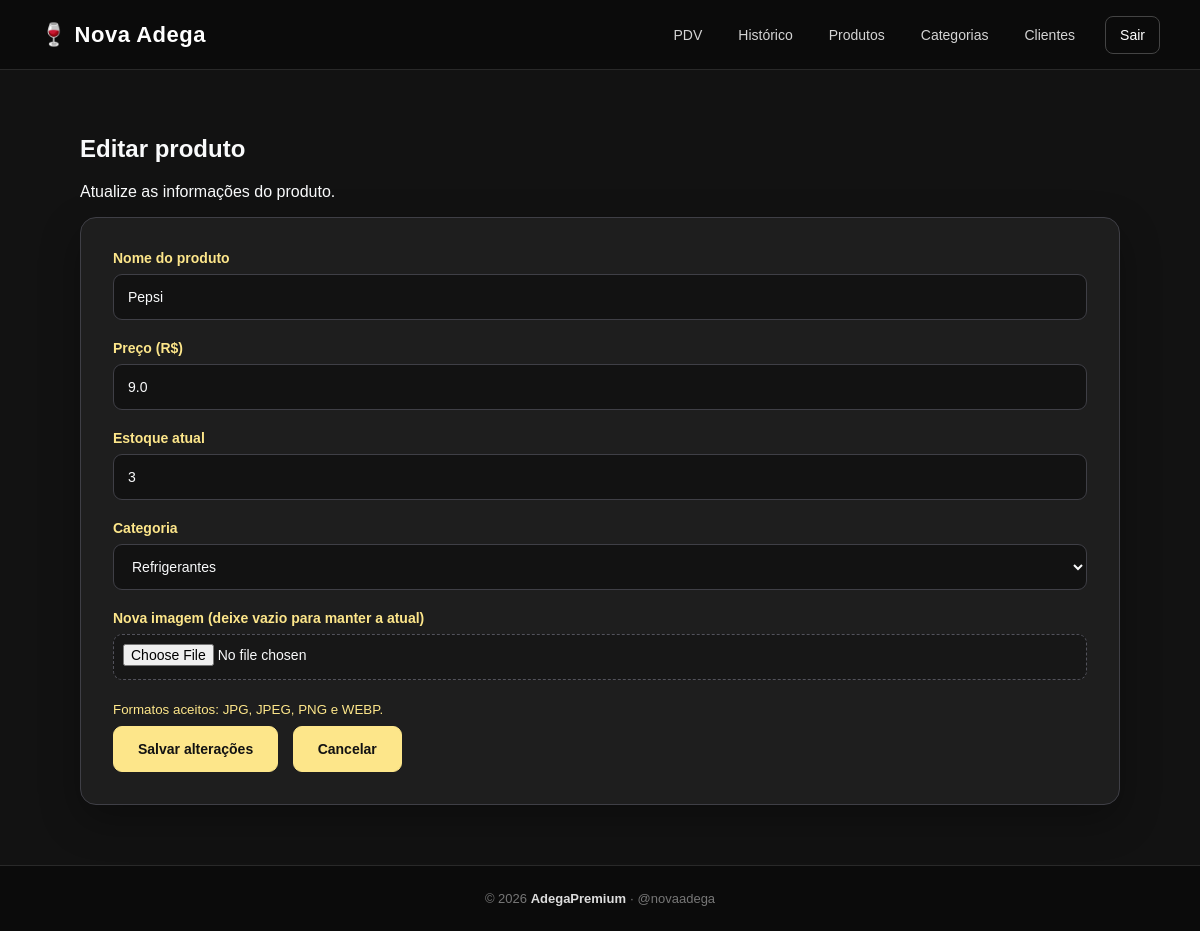
The page /produtos/9/editar (signed in) on the database as committed earlier.
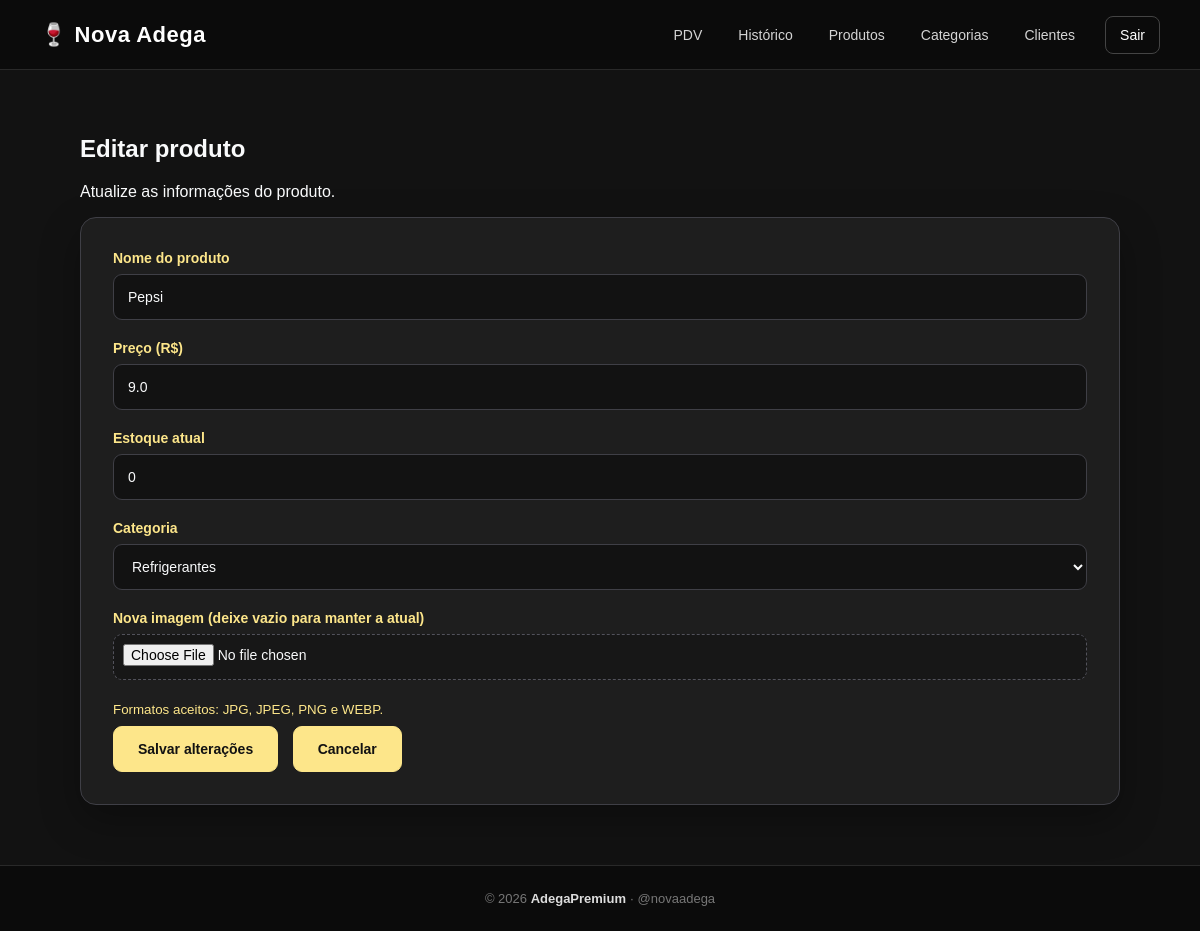
The same page on the database as committed later.
### app/models/produto.py (models this page shows, shortened)
class Produto(Base):
    __tablename__ = "produtos"
    id = Column(Integer, primary_key=True, autoincrement=True, index=True)
    nome = Column(String(150), nullable=False, index=True)
    preco = Column(Float, nullable=False, default=0.0)
    estoque_atual = Column(Integer, nullable=False, default=0)
    ativo = Column(Boolean, default=True)
    imagem_path = Column(String(255), nullable=True)
    categoria_id = Column(Integer, ForeignKey("categorias.id", ondelete="SET NULL"), nullable=True )
    categoria = relationship("Categoria", back_populates="produtos")

### app/controllers/produto_controller.py (the view)
@router.get("/{produto_id}/editar")
def form_editar_produto(
    produto_id: int,
    request: Request,
    db: Session = Depends(get_db),
    admin = Depends(get_admin)
):
    editando   = db.query(Produto).filter(Produto.id == produto_id).first()
    categorias = db.query(Categoria).filter(Categoria.ativo == True).all()
    if not editando:
        return RedirectResponse(url="/produtos", status_code=302)
    return templates.TemplateResponse(
        request,
        "produtos/form.html",
        {
            "request":    request,
            "usuario":    admin,
            "editando":   editando,
            "categorias": categorias
        }
    )

### app/templates/produtos/form.html (shortened to what the changed rows need)
{% extends "base.html" %}
{% block styles %}
<link rel="stylesheet" href="/static/CSS/novo-produto.css">
{% endblock %}
{% block content %}
<main class="container">
    <section class="form-produto">
        <div class="form-titulo">
            <h1>
                {{
                    "Editar produto"
                    if editando
                    else "Novo produto"
                }}
            </h1>
        </div>
        <form
            action="{{
                '/produtos/' + editando.id|string + '/editar'
                if editando
                else '/produtos/novo'
            }}"
            method="post"
            enctype="multipart/form-data"
            class="produto-form"
        >
            <div class="form-grupo">
                <label for="nome">
                    Nome do produto
                </label>
                <input
                    type="text"
                    id="nome"
                    name="nome"
                    value="{{ editando.nome if editando else (valores.nome if valores else '') }}"
                    placeholder="Digite o nome do produto"
                    required
                >
            </div>
            <div class="form-linha">
                <div class="form-grupo">
                    <label for="preco">
                        Preço (R$)
                    </label>
                    <input
                        type="number"
                        id="preco"
                        name="preco"
                        step="0.01"
                        min="0"
                        value="{{ editando.preco if editando else (valores.preco if valores else '0.00') }}"
                        placeholder="0,00"
                        required
                    >
                </div>
                <div class="form-grupo">
                    <label for="estoque_atual">
                        Estoque atual
                    </label>
                    <input
                        type="number"
                        id="estoque_atual"
                        name="estoque_atual"
                        min="0"
                        value="{{ editando.estoque_atual if editando else (valores.estoque_atual if valores else '0') }}"
                        placeholder="0"
                        required
                    >
                </div>
            </div>
        </form>
    </section>
</main>
{% endblock %}

Rows that differ between the two databases and show on the page:
changed Produto "Pepsi": estoque_atual "3" → "0"
